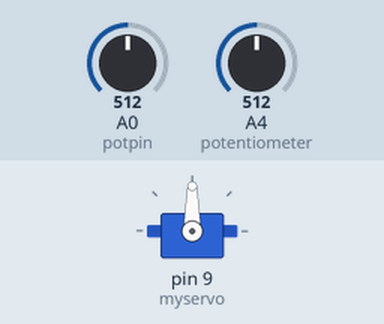
This sketch was run on a simulated Arduino Nano, built with avr-gcc and run on an emulated ATmega328P. Shown: servo. Inputs (shaded band) come from the test bench; at power-on: A0 (potpin) = 512, A4 (potentiometer) = 512.

Above: at 1.2 s.
1.3 s: A0 (potpin) set to 716
At 2.5 s:
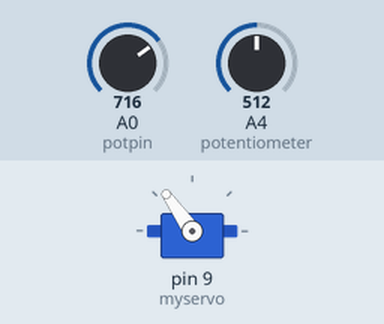
2.8 s: A0 (potpin) set to 900
At 3.9 s:
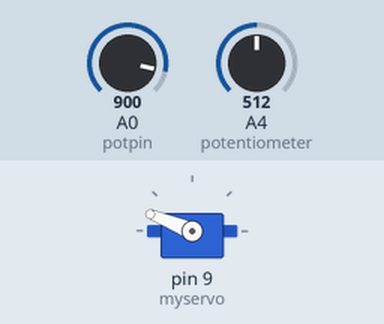
4.3 s: A0 (potpin) set to 1023
At 5.1 s:
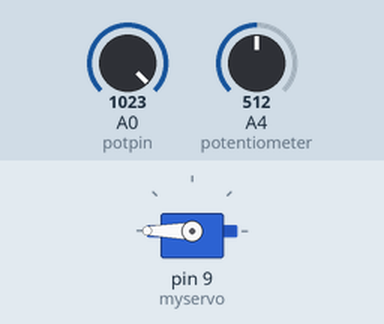
5.8 s: A0 (potpin) set to 306
At 6.4 s:
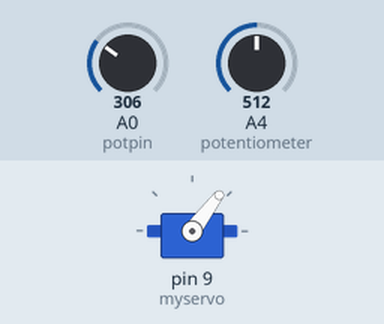
7.3 s: A0 (potpin) set to 122
At 7.6 s:
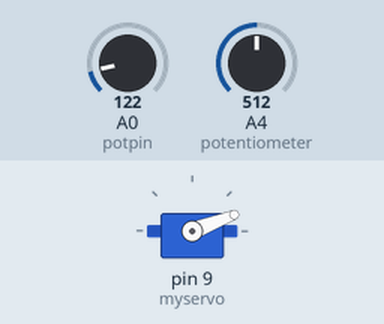
Timing chart, 0 to 9.8 s (numbered marks = the images above; inputs shaded):
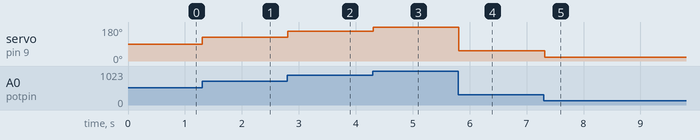

The sketch:

ServoMotorControl.ino
```cpp
#include <Servo.h>


Servo myservo;  // create servo object to control a servo


int potpin = A0;  // analog pin used to connect the potentiometer

void setup() {
  myservo.attach(9);  // attaches the servo on pin 9 (D9 on Arduino Nano) to the servo object
//  Serial.begin(9600);
}


void loop() {
  int val = analogRead(A4);            // reads the potentiometer from Gripper
//  Serial.println(val);

  val = analogRead(potpin);            // reads the value of the potentiometer (value between 0 and 1023)

  val = map(val, 0, 1023, 0, 180);     // scale it to use it with the servo (value between 0 and 180)
//  Serial.println(val);

  myservo.write(val);                  // sets the servo position according to the scaled value
  delay(15);                           // waits for the servo to get there

}
```

Measured:
- after the input at 1.3 s, servo on pin 9 (myservo): 90° → 125° at once
- after the input at 2.8 s, servo on pin 9 (myservo): 125° → 158° at once
- after the input at 4.3 s, servo on pin 9 (myservo): 158° → 180° at once
- after the input at 5.8 s, servo on pin 9 (myservo): 180° → 53° at once
- after the input at 7.3 s, servo on pin 9 (myservo): 53° → 21° at once
